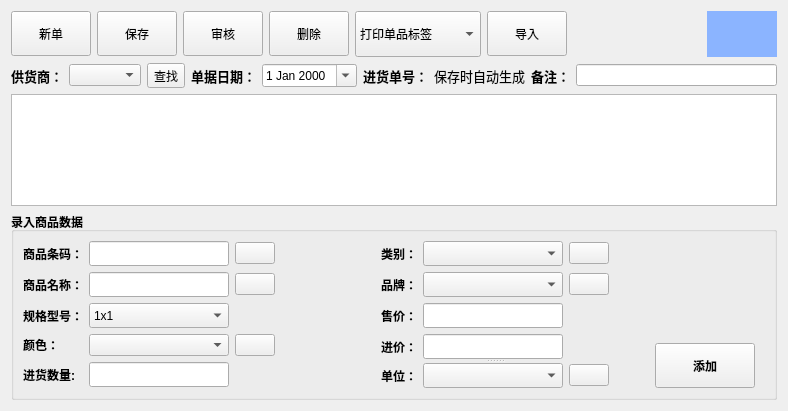
<?xml version="1.0" encoding="UTF-8"?>
<ui version="4.0">
 <class>PurchaseWidget</class>
 <widget class="QWidget" name="PurchaseWidget">
  <property name="geometry">
   <rect>
    <x>0</x>
    <y>0</y>
    <width>788</width>
    <height>411</height>
   </rect>
  </property>
  <property name="windowTitle">
   <string>Form</string>
  </property>
  <layout class="QGridLayout" name="gridLayout_6">
   <item row="0" column="0">
    <layout class="QHBoxLayout" name="horizontalLayout_2">
     <item>
      <widget class="QPushButton" name="pbnNewSignal">
       <property name="minimumSize">
        <size>
         <width>80</width>
         <height>45</height>
        </size>
       </property>
       <property name="styleSheet">
        <string notr="true"/>
       </property>
       <property name="text">
        <string>新单</string>
       </property>
      </widget>
     </item>
     <item>
      <widget class="QPushButton" name="Save_pushButton">
       <property name="minimumSize">
        <size>
         <width>80</width>
         <height>45</height>
        </size>
       </property>
       <property name="styleSheet">
        <string notr="true">border-image: url(:/images/save.png);</string>
       </property>
       <property name="text">
        <string>保存</string>
       </property>
      </widget>
     </item>
     <item>
      <widget class="QPushButton" name="Check_pushButton">
       <property name="minimumSize">
        <size>
         <width>80</width>
         <height>45</height>
        </size>
       </property>
       <property name="styleSheet">
        <string notr="true">border-image: url(:/images/ok.png);</string>
       </property>
       <property name="text">
        <string>审核</string>
       </property>
      </widget>
     </item>
     <item>
      <widget class="QPushButton" name="Delete_pushButton">
       <property name="minimumSize">
        <size>
         <width>80</width>
         <height>45</height>
        </size>
       </property>
       <property name="styleSheet">
        <string notr="true"/>
       </property>
       <property name="text">
        <string>删除</string>
       </property>
      </widget>
     </item>
     <item>
      <widget class="QComboBox" name="Label_comboBox">
       <property name="sizePolicy">
        <sizepolicy hsizetype="Maximum" vsizetype="Maximum">
         <horstretch>0</horstretch>
         <verstretch>0</verstretch>
        </sizepolicy>
       </property>
       <property name="minimumSize">
        <size>
         <width>84</width>
         <height>46</height>
        </size>
       </property>
       <property name="styleSheet">
        <string notr="true"/>
       </property>
       <item>
        <property name="text">
         <string>打印单品标签</string>
        </property>
       </item>
       <item>
        <property name="text">
         <string>打印所有商品标签</string>
        </property>
       </item>
       <item>
        <property name="text">
         <string>设计条码标签</string>
        </property>
       </item>
      </widget>
     </item>
     <item>
      <widget class="QPushButton" name="Tutor_pushButton">
       <property name="minimumSize">
        <size>
         <width>80</width>
         <height>45</height>
        </size>
       </property>
       <property name="styleSheet">
        <string notr="true">border-image: url(:/images/document_xls.png);</string>
       </property>
       <property name="text">
        <string>导入</string>
       </property>
      </widget>
     </item>
     <item>
      <spacer name="horizontalSpacer_5">
       <property name="orientation">
        <enum>Qt::Horizontal</enum>
       </property>
       <property name="sizeHint" stdset="0">
        <size>
         <width>64</width>
         <height>26</height>
        </size>
       </property>
      </spacer>
     </item>
     <item>
      <widget class="QLabel" name="labTip">
       <property name="sizePolicy">
        <sizepolicy hsizetype="Maximum" vsizetype="Preferred">
         <horstretch>0</horstretch>
         <verstretch>0</verstretch>
        </sizepolicy>
       </property>
       <property name="minimumSize">
        <size>
         <width>70</width>
         <height>0</height>
        </size>
       </property>
       <property name="font">
        <font>
         <family>黑体</family>
         <pointsize>18</pointsize>
         <weight>75</weight>
         <bold>true</bold>
        </font>
       </property>
       <property name="styleSheet">
        <string notr="true">background-color: rgb(139, 180, 255);</string>
       </property>
       <property name="text">
        <string/>
       </property>
       <property name="textFormat">
        <enum>Qt::LogText</enum>
       </property>
       <property name="alignment">
        <set>Qt::AlignCenter</set>
       </property>
       <property name="openExternalLinks">
        <bool>false</bool>
       </property>
      </widget>
     </item>
    </layout>
   </item>
   <item row="1" column="0">
    <layout class="QHBoxLayout" name="horizontalLayout_3">
     <item>
      <widget class="QLabel" name="label">
       <property name="sizePolicy">
        <sizepolicy hsizetype="Maximum" vsizetype="Preferred">
         <horstretch>0</horstretch>
         <verstretch>0</verstretch>
        </sizepolicy>
       </property>
       <property name="font">
        <font>
         <pointsize>10</pointsize>
         <weight>75</weight>
         <bold>true</bold>
        </font>
       </property>
       <property name="styleSheet">
        <string notr="true">background:transparent</string>
       </property>
       <property name="text">
        <string>供货商：</string>
       </property>
      </widget>
     </item>
     <item>
      <widget class="QComboBox" name="Supplier_comboBox">
       <property name="sizePolicy">
        <sizepolicy hsizetype="Preferred" vsizetype="Fixed">
         <horstretch>0</horstretch>
         <verstretch>0</verstretch>
        </sizepolicy>
       </property>
      </widget>
     </item>
     <item>
      <widget class="QToolButton" name="tbnFindSupply">
       <property name="sizePolicy">
        <sizepolicy hsizetype="Maximum" vsizetype="Fixed">
         <horstretch>0</horstretch>
         <verstretch>0</verstretch>
        </sizepolicy>
       </property>
       <property name="styleSheet">
        <string notr="true">border-image: url(:/image/basic/find.png);</string>
       </property>
       <property name="text">
        <string>查找</string>
       </property>
       <property name="icon">
        <iconset>
         <normaloff>:/images/select.png</normaloff>:/images/select.png</iconset>
       </property>
      </widget>
     </item>
     <item>
      <widget class="QLabel" name="label_2">
       <property name="sizePolicy">
        <sizepolicy hsizetype="Maximum" vsizetype="Preferred">
         <horstretch>0</horstretch>
         <verstretch>0</verstretch>
        </sizepolicy>
       </property>
       <property name="font">
        <font>
         <pointsize>10</pointsize>
         <weight>75</weight>
         <bold>true</bold>
        </font>
       </property>
       <property name="styleSheet">
        <string notr="true">background:transparent</string>
       </property>
       <property name="text">
        <string>单据日期：</string>
       </property>
      </widget>
     </item>
     <item>
      <widget class="QDateEdit" name="dateEdit">
       <property name="calendarPopup">
        <bool>true</bool>
       </property>
      </widget>
     </item>
     <item>
      <widget class="QLabel" name="label_3">
       <property name="sizePolicy">
        <sizepolicy hsizetype="Maximum" vsizetype="Preferred">
         <horstretch>0</horstretch>
         <verstretch>0</verstretch>
        </sizepolicy>
       </property>
       <property name="font">
        <font>
         <pointsize>10</pointsize>
         <weight>75</weight>
         <bold>true</bold>
        </font>
       </property>
       <property name="styleSheet">
        <string notr="true">background:transparent</string>
       </property>
       <property name="text">
        <string>进货单号：</string>
       </property>
      </widget>
     </item>
     <item>
      <widget class="QLabel" name="label_4">
       <property name="font">
        <font>
         <pointsize>10</pointsize>
         <weight>50</weight>
         <bold>false</bold>
        </font>
       </property>
       <property name="text">
        <string>保存时自动生成</string>
       </property>
      </widget>
     </item>
     <item>
      <widget class="QLabel" name="label_5">
       <property name="sizePolicy">
        <sizepolicy hsizetype="Maximum" vsizetype="Preferred">
         <horstretch>0</horstretch>
         <verstretch>0</verstretch>
        </sizepolicy>
       </property>
       <property name="font">
        <font>
         <pointsize>10</pointsize>
         <weight>75</weight>
         <bold>true</bold>
        </font>
       </property>
       <property name="styleSheet">
        <string notr="true">background:transparent</string>
       </property>
       <property name="text">
        <string>备注：</string>
       </property>
      </widget>
     </item>
     <item>
      <widget class="QLineEdit" name="Remark_lineEdit"/>
     </item>
    </layout>
   </item>
   <item row="2" column="0">
    <widget class="QTableView" name="tableView"/>
   </item>
   <item row="3" column="0">
    <widget class="QGroupBox" name="groupBox">
     <property name="sizePolicy">
      <sizepolicy hsizetype="Preferred" vsizetype="Maximum">
       <horstretch>0</horstretch>
       <verstretch>0</verstretch>
      </sizepolicy>
     </property>
     <property name="font">
      <font>
       <pointsize>9</pointsize>
       <weight>75</weight>
       <bold>true</bold>
      </font>
     </property>
     <property name="styleSheet">
      <string notr="true"/>
     </property>
     <property name="title">
      <string>录入商品数据</string>
     </property>
     <layout class="QGridLayout" name="gridLayout_4">
      <item row="0" column="0">
       <layout class="QGridLayout" name="gridLayout_3">
        <item row="0" column="1">
         <spacer name="horizontalSpacer">
          <property name="orientation">
           <enum>Qt::Horizontal</enum>
          </property>
          <property name="sizeType">
           <enum>QSizePolicy::Maximum</enum>
          </property>
          <property name="sizeHint" stdset="0">
           <size>
            <width>100</width>
            <height>20</height>
           </size>
          </property>
         </spacer>
        </item>
        <item row="0" column="0" rowspan="2">
         <layout class="QGridLayout" name="gridLayout_2">
          <property name="sizeConstraint">
           <enum>QLayout::SetDefaultConstraint</enum>
          </property>
          <item row="0" column="0">
           <widget class="QLabel" name="label_6">
            <property name="text">
             <string>商品条码：</string>
            </property>
           </widget>
          </item>
          <item row="0" column="1">
           <widget class="QLineEdit" name="Goods_Id_lineEdit">
            <property name="sizePolicy">
             <sizepolicy hsizetype="Maximum" vsizetype="Fixed">
              <horstretch>0</horstretch>
              <verstretch>0</verstretch>
             </sizepolicy>
            </property>
            <property name="minimumSize">
             <size>
              <width>140</width>
              <height>25</height>
             </size>
            </property>
            <property name="font">
             <font>
              <weight>50</weight>
              <bold>false</bold>
             </font>
            </property>
           </widget>
          </item>
          <item row="0" column="2">
           <widget class="QPushButton" name="Find_ID_pushButton">
            <property name="styleSheet">
             <string notr="true">border-image: url(:/image/basic/find.png);</string>
            </property>
            <property name="text">
             <string/>
            </property>
            <property name="icon">
             <iconset>
              <normaloff>:/images/select.png</normaloff>:/images/select.png</iconset>
            </property>
           </widget>
          </item>
          <item row="1" column="0">
           <widget class="QLabel" name="label_8">
            <property name="text">
             <string>商品名称：</string>
            </property>
           </widget>
          </item>
          <item row="1" column="1">
           <widget class="QLineEdit" name="Goods_Name_lineEdit">
            <property name="sizePolicy">
             <sizepolicy hsizetype="Maximum" vsizetype="Fixed">
              <horstretch>0</horstretch>
              <verstretch>0</verstretch>
             </sizepolicy>
            </property>
            <property name="minimumSize">
             <size>
              <width>140</width>
              <height>25</height>
             </size>
            </property>
            <property name="font">
             <font>
              <weight>50</weight>
              <bold>false</bold>
             </font>
            </property>
           </widget>
          </item>
          <item row="1" column="2">
           <widget class="QPushButton" name="Find_Name_pushButton">
            <property name="sizePolicy">
             <sizepolicy hsizetype="Maximum" vsizetype="Fixed">
              <horstretch>0</horstretch>
              <verstretch>0</verstretch>
             </sizepolicy>
            </property>
            <property name="styleSheet">
             <string notr="true">border-image: url(:/image/basic/find.png);</string>
            </property>
            <property name="text">
             <string/>
            </property>
            <property name="icon">
             <iconset>
              <normaloff>:/images/select.png</normaloff>:/images/select.png</iconset>
            </property>
           </widget>
          </item>
          <item row="2" column="0">
           <widget class="QLabel" name="label_10">
            <property name="text">
             <string>规格型号：</string>
            </property>
           </widget>
          </item>
          <item row="2" column="1">
           <widget class="QComboBox" name="Goods_Type_comboBox">
            <property name="sizePolicy">
             <sizepolicy hsizetype="Maximum" vsizetype="Fixed">
              <horstretch>0</horstretch>
              <verstretch>0</verstretch>
             </sizepolicy>
            </property>
            <property name="minimumSize">
             <size>
              <width>140</width>
              <height>25</height>
             </size>
            </property>
            <property name="font">
             <font>
              <weight>50</weight>
              <bold>false</bold>
             </font>
            </property>
            <item>
             <property name="text">
              <string>1x1</string>
             </property>
            </item>
            <item>
             <property name="text">
              <string>1x2</string>
             </property>
            </item>
            <item>
             <property name="text">
              <string>1x3</string>
             </property>
            </item>
           </widget>
          </item>
          <item row="3" column="0">
           <widget class="QLabel" name="label_13">
            <property name="text">
             <string>颜色：</string>
            </property>
           </widget>
          </item>
          <item row="3" column="1">
           <widget class="QComboBox" name="Goods_Color_comboBox">
            <property name="sizePolicy">
             <sizepolicy hsizetype="Maximum" vsizetype="Fixed">
              <horstretch>0</horstretch>
              <verstretch>0</verstretch>
             </sizepolicy>
            </property>
            <property name="minimumSize">
             <size>
              <width>140</width>
              <height>0</height>
             </size>
            </property>
           </widget>
          </item>
          <item row="3" column="2">
           <widget class="QPushButton" name="pbnFindColor">
            <property name="sizePolicy">
             <sizepolicy hsizetype="Maximum" vsizetype="Fixed">
              <horstretch>0</horstretch>
              <verstretch>0</verstretch>
             </sizepolicy>
            </property>
            <property name="styleSheet">
             <string notr="true">border-image: url(:/image/basic/find.png);</string>
            </property>
            <property name="text">
             <string/>
            </property>
            <property name="icon">
             <iconset>
              <normaloff>:/images/select.png</normaloff>:/images/select.png</iconset>
            </property>
           </widget>
          </item>
          <item row="4" column="0">
           <widget class="QLabel" name="label_14">
            <property name="text">
             <string>进货数量:</string>
            </property>
           </widget>
          </item>
          <item row="4" column="1">
           <widget class="QLineEdit" name="Goods_Num_lineEdit">
            <property name="sizePolicy">
             <sizepolicy hsizetype="Maximum" vsizetype="Fixed">
              <horstretch>0</horstretch>
              <verstretch>0</verstretch>
             </sizepolicy>
            </property>
            <property name="minimumSize">
             <size>
              <width>140</width>
              <height>25</height>
             </size>
            </property>
            <property name="font">
             <font>
              <weight>50</weight>
              <bold>false</bold>
             </font>
            </property>
           </widget>
          </item>
         </layout>
        </item>
        <item row="0" column="2" rowspan="2">
         <widget class="QSplitter" name="splitter_3">
          <property name="orientation">
           <enum>Qt::Vertical</enum>
          </property>
          <widget class="QWidget" name="layoutWidget">
           <layout class="QGridLayout" name="gridLayout">
            <item row="0" column="0">
             <widget class="QLabel" name="label_7">
              <property name="text">
               <string>类别：</string>
              </property>
             </widget>
            </item>
            <item row="0" column="1">
             <widget class="QComboBox" name="Goods_Categories_comboBox">
              <property name="minimumSize">
               <size>
                <width>62</width>
                <height>25</height>
               </size>
              </property>
              <property name="font">
               <font>
                <weight>50</weight>
                <bold>false</bold>
               </font>
              </property>
             </widget>
            </item>
            <item row="0" column="2">
             <widget class="QPushButton" name="Find_Categories_pushButton">
              <property name="sizePolicy">
               <sizepolicy hsizetype="Maximum" vsizetype="Fixed">
                <horstretch>0</horstretch>
                <verstretch>0</verstretch>
               </sizepolicy>
              </property>
              <property name="styleSheet">
               <string notr="true">border-image: url(:/image/basic/find.png);</string>
              </property>
              <property name="text">
               <string/>
              </property>
              <property name="icon">
               <iconset>
                <normaloff>:/images/select.png</normaloff>:/images/select.png</iconset>
              </property>
             </widget>
            </item>
            <item row="1" column="0">
             <widget class="QLabel" name="label_9">
              <property name="text">
               <string>品牌：</string>
              </property>
             </widget>
            </item>
            <item row="1" column="1">
             <widget class="QComboBox" name="Goods_Brand_comboBox">
              <property name="minimumSize">
               <size>
                <width>62</width>
                <height>25</height>
               </size>
              </property>
              <property name="font">
               <font>
                <weight>50</weight>
                <bold>false</bold>
               </font>
              </property>
             </widget>
            </item>
            <item row="1" column="2">
             <widget class="QPushButton" name="Find_Brand_pushButton">
              <property name="sizePolicy">
               <sizepolicy hsizetype="Maximum" vsizetype="Fixed">
                <horstretch>0</horstretch>
                <verstretch>0</verstretch>
               </sizepolicy>
              </property>
              <property name="styleSheet">
               <string notr="true">border-image: url(:/image/basic/find.png);</string>
              </property>
              <property name="text">
               <string/>
              </property>
              <property name="icon">
               <iconset>
                <normaloff>:/images/select.png</normaloff>:/images/select.png</iconset>
              </property>
             </widget>
            </item>
            <item row="2" column="0">
             <widget class="QLabel" name="label_11">
              <property name="text">
               <string>售价：</string>
              </property>
             </widget>
            </item>
            <item row="3" column="0">
             <widget class="QLabel" name="label_12">
              <property name="text">
               <string>进价：</string>
              </property>
             </widget>
            </item>
            <item row="2" column="1">
             <widget class="QLineEdit" name="Goods_Seal_Price_lineEdit">
              <property name="sizePolicy">
               <sizepolicy hsizetype="Maximum" vsizetype="Fixed">
                <horstretch>0</horstretch>
                <verstretch>0</verstretch>
               </sizepolicy>
              </property>
              <property name="minimumSize">
               <size>
                <width>140</width>
                <height>25</height>
               </size>
              </property>
              <property name="font">
               <font>
                <weight>50</weight>
                <bold>false</bold>
               </font>
              </property>
             </widget>
            </item>
            <item row="3" column="1">
             <widget class="QLineEdit" name="Goods_Bid_Price_lineEdit">
              <property name="sizePolicy">
               <sizepolicy hsizetype="Maximum" vsizetype="Fixed">
                <horstretch>0</horstretch>
                <verstretch>0</verstretch>
               </sizepolicy>
              </property>
              <property name="minimumSize">
               <size>
                <width>140</width>
                <height>25</height>
               </size>
              </property>
              <property name="font">
               <font>
                <weight>50</weight>
                <bold>false</bold>
               </font>
              </property>
             </widget>
            </item>
           </layout>
          </widget>
          <widget class="QWidget" name="layoutWidget">
           <layout class="QHBoxLayout" name="horizontalLayout">
            <item>
             <widget class="QLabel" name="label_15">
              <property name="sizePolicy">
               <sizepolicy hsizetype="Maximum" vsizetype="Preferred">
                <horstretch>0</horstretch>
                <verstretch>0</verstretch>
               </sizepolicy>
              </property>
              <property name="text">
               <string>单位：</string>
              </property>
             </widget>
            </item>
            <item>
             <widget class="QComboBox" name="Goods_Unit_comboBox">
              <property name="minimumSize">
               <size>
                <width>50</width>
                <height>25</height>
               </size>
              </property>
              <property name="font">
               <font>
                <weight>50</weight>
                <bold>false</bold>
               </font>
              </property>
             </widget>
            </item>
            <item>
             <widget class="QPushButton" name="pbnFindUnit">
              <property name="sizePolicy">
               <sizepolicy hsizetype="Maximum" vsizetype="Fixed">
                <horstretch>0</horstretch>
                <verstretch>0</verstretch>
               </sizepolicy>
              </property>
              <property name="styleSheet">
               <string notr="true">border-image: url(:/image/basic/find.png);</string>
              </property>
              <property name="text">
               <string/>
              </property>
              <property name="icon">
               <iconset>
                <normaloff>:/images/select.png</normaloff>:/images/select.png</iconset>
              </property>
             </widget>
            </item>
           </layout>
          </widget>
         </widget>
        </item>
        <item row="0" column="4">
         <spacer name="horizontalSpacer_2">
          <property name="orientation">
           <enum>Qt::Horizontal</enum>
          </property>
          <property name="sizeHint" stdset="0">
           <size>
            <width>40</width>
            <height>20</height>
           </size>
          </property>
         </spacer>
        </item>
        <item row="1" column="4">
         <widget class="QPushButton" name="pbnAddGoodsOk">
          <property name="sizePolicy">
           <sizepolicy hsizetype="Maximum" vsizetype="Fixed">
            <horstretch>0</horstretch>
            <verstretch>0</verstretch>
           </sizepolicy>
          </property>
          <property name="minimumSize">
           <size>
            <width>100</width>
            <height>45</height>
           </size>
          </property>
          <property name="text">
           <string>添加</string>
          </property>
          <property name="icon">
           <iconset>
            <normaloff>:/images/update.png</normaloff>:/images/update.png</iconset>
          </property>
         </widget>
        </item>
        <item row="1" column="3">
         <spacer name="horizontalSpacer_4">
          <property name="orientation">
           <enum>Qt::Horizontal</enum>
          </property>
          <property name="sizeType">
           <enum>QSizePolicy::Maximum</enum>
          </property>
          <property name="sizeHint" stdset="0">
           <size>
            <width>40</width>
            <height>20</height>
           </size>
          </property>
         </spacer>
        </item>
       </layout>
      </item>
     </layout>
    </widget>
   </item>
  </layout>
 </widget>
 <resources/>
 <connections/>
</ui>
